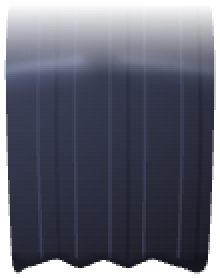
#> input picture examples/shuang/parts/bang_C.png, 110 x 139 px, given in place of key.png, which was not available (shown 2 times larger)
$ python layers.py ../../examples/shuang/parts/bang_C.png
#> lines starting #> are read from the running program, lines starting #| are printed output that depends on the picture; after the words box and inside, x2 and y2 are one past the last pixel; in counts of white or black regions, pixels touching at a corner belong together
"""米丫子 full body: generated layers -> keyed, registered RGBA on the key art canvas (gen/L_*.png) + report.

Layers come back either on green or already transparent; both are handled.  Registration = small search on scale and
shift against the key art, judged on the pixels both show.
"""
import json
import sys
from pathlib import Path

import numpy as np
from PIL import Image
from scipy import ndimage

HERE = Path(__file__).resolve().parent
GEN = HERE / "gen"
W, H = 941, 1672
SRC = {"key": "key.png", "torso": "torso_01.png", "legs": "legs_01.png", "arms": "arms_01.png", "head": "head_01.png", "fists": "fists_01.png", "blink": "blink_01.png", "talk": "talk_01.png", "apple": "apple_01.png"}


def despill(rgb):
    r, g, b = rgb[..., 0], rgb[..., 1], rgb[..., 2]
    out = rgb.copy()
    out[..., 1] = np.minimum(g, r - np.maximum(r - b, 0) * 0.25)
    return out


def bleed(rgb, a, r=4):
    w = (a > 0.9).astype(np.float32)
    num = ndimage.uniform_filter(rgb * w[..., None], size=(2 * r + 1, 2 * r + 1, 1))
    den = ndimage.uniform_filter(w, size=2 * r + 1)[..., None]
    est = np.where(den > 1e-3, num / np.maximum(den, 1e-3), rgb)
    return np.where((a < 0.9)[..., None], est, rgb)


def load(f):
#> called with f = 'key.png'
    im = Image.open(GEN / f)
#> im is the input picture: PIL image 110x139 RGBA; mean R, G, B, A 44.7, 47.7, 63.9, 191.9
    im = im.convert("RGBA").resize((W, H), Image.LANCZOS)
#> im: PIL image 941x1672 RGBA
    arr = np.asarray(im).astype(np.float32)
    rgb, al = arr[..., :3], arr[..., 3] / 255
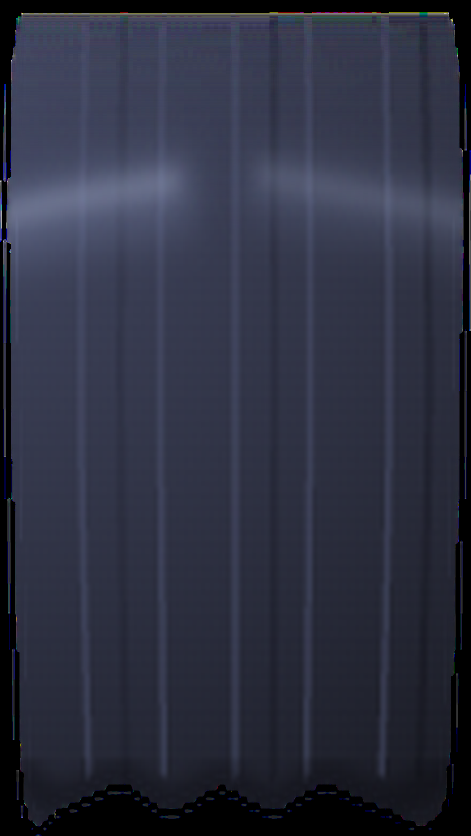
#> rgb: shape (1672, 941, 3) float32 (shown at 1/2 size); mean R, G, B 45.5, 48.5, 65.1
    if al.min() < 0.5:                                   # came back transparent
        a = al
        # drop faint specks / halos
        solid = a > 0.5
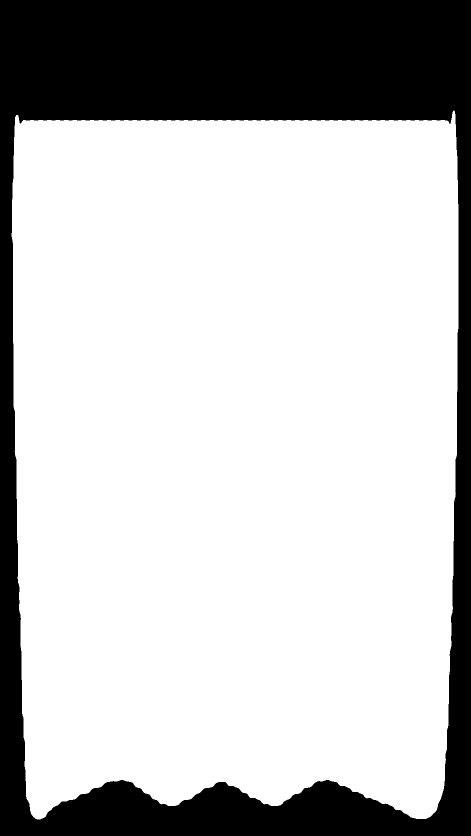
#> solid: shape (1672, 941) bool (shown at 1/2 size); 75.3% white; 1 black region, box (x1, y1, x2, y2) and area: (0, 0, 941, 1672) 389237
        lab, n = ndimage.label(solid)
#> n = 1
        if n:
            s = ndimage.sum(solid, lab, range(1, n + 1))
#> s = [1184115]
            keep = np.isin(lab, 1 + np.where(s >= max(80, s.max() * 0.002))[0])
            a = a * ndimage.binary_dilation(keep, iterations=2)
    else:                                                # green screen
        r, g, b = rgb[..., 0], rgb[..., 1], rgb[..., 2]
        bg = np.median(rgb[:6].reshape(-1, 3), 0)
        full = bg[1] - max(bg[0], bg[2])
        a = 1 - np.clip((g - np.maximum(r, b)) / max(full, 1), 0, 1)
        a = np.where(a < 0.06, 0, np.where(a > 0.94, 1, a))
        solid = a > 0.5
        lab, n = ndimage.label(solid)
        if n:
            s = ndimage.sum(solid, lab, range(1, n + 1))
            keep = np.isin(lab, 1 + np.where(s >= max(80, s.max() * 0.002))[0])
            a = a * ndimage.binary_dilation(keep, iterations=3)
        a3 = a[..., None]
        rgb = np.clip(np.where(a3 > 0.02, (rgb - (1 - a3) * bg) / np.maximum(a3, 0.02), rgb), 0, 255)
    rgb = despill(bleed(rgb, a))
#> in bleed, `w = (a > 0.9).astype(np.float32)`:
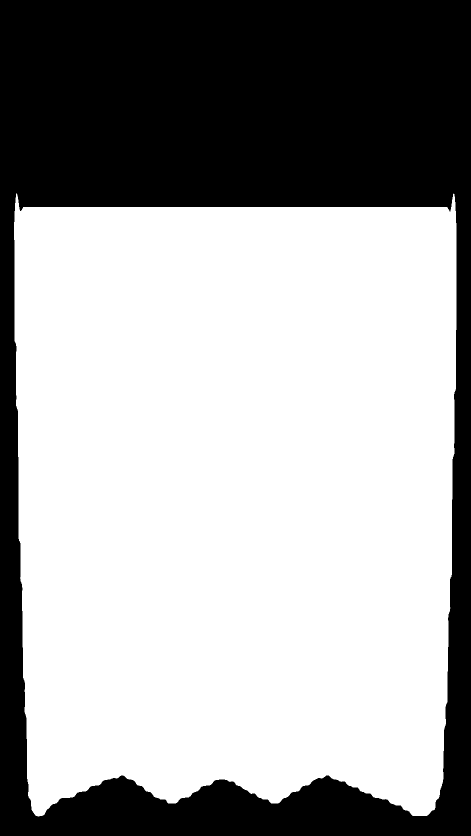
#> w: shape (1672, 941) float32 (shown at 1/2 size); values 0 (black) and 1 (white), 64.5% white; 1 black region, box (x1, y1, x2, y2) and area: (0, 0, 941, 1672) 559234
#> in bleed, `num = ndimage.uniform_filter(rgb * w[..., None], size=(2 * r + 1, 2 * ..`:
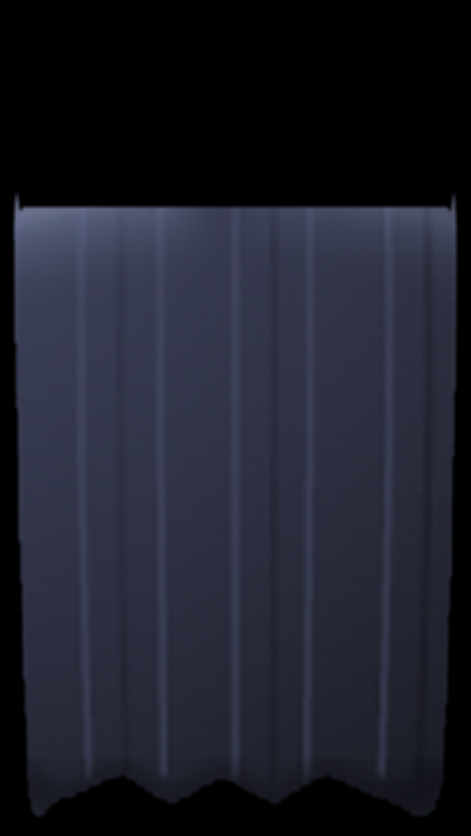
#> num: shape (1672, 941, 3) float32 (shown at 1/2 size); mean R, G, B 30, 32, 43.2
#> in despill, `r, g, b = rgb[..., 0], rgb[..., 1], rgb[..., 2]`:
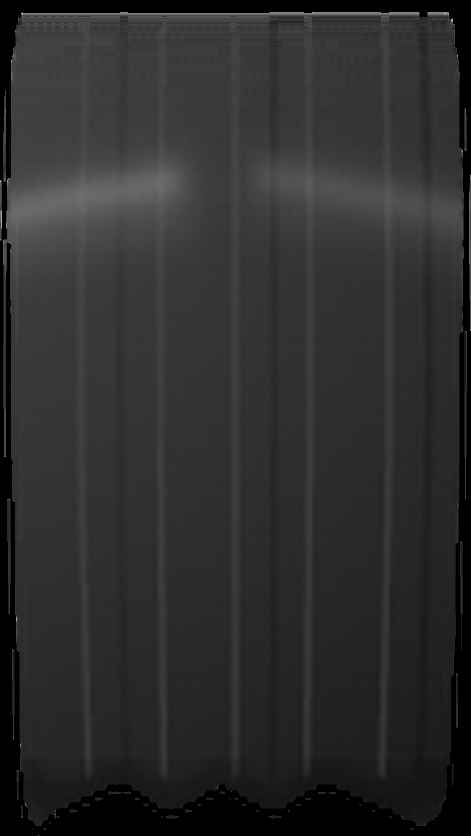
#> r: shape (1672, 941) float32 (shown at 1/2 size); min 0, max 255, mean 45.5
#> in despill, `r, g, b = rgb[..., 0], rgb[..., 1], rgb[..., 2]`:
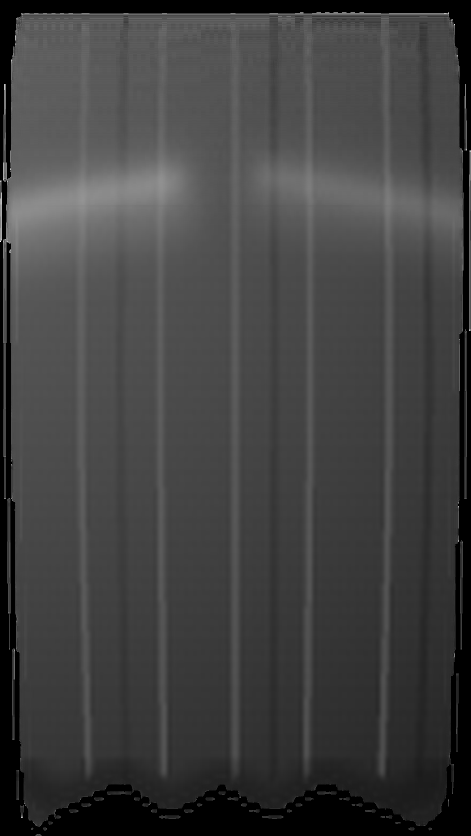
#> b: shape (1672, 941) float32 (shown at 1/2 size); min 0, max 255, mean 65.1
    return rgb, a


def warp(rgb, a, sc, dx, dy):
    im = Image.fromarray(np.clip(np.dstack([rgb, a * 255]), 0, 255).astype(np.uint8), "RGBA")
    cx, cy = W / 2, H / 2
    o = np.asarray(im.transform((W, H), Image.AFFINE, (1 / sc, 0, cx - (cx + dx) / sc, 0, 1 / sc, cy - (cy + dy) / sc), resample=Image.BICUBIC)).astype(np.float32)
    return o[..., :3], o[..., 3] / 255


def register(rgb, a, kr, ka):
    best = None
    S = 3
    for sc in (0.98, 0.99, 1.0, 1.01, 1.02):
        r2, a2 = warp(rgb, a, sc, 0, 0)
        for dy in range(-15, 16, 3):
            for dx in range(-15, 16, 3):
                rr = np.roll(np.roll(r2, dy, 0), dx, 1)[::S, ::S]
                aa = np.roll(np.roll(a2, dy, 0), dx, 1)[::S, ::S]
                m = (aa > 0.95) & (ka[::S, ::S] > 0.95)
                if m.sum() < 300:
                    continue
                e = float(np.abs(rr - kr[::S, ::S]).sum(-1)[m].mean())
                if best is None or e < best[0]:
                    best = (e, sc, dx, dy)
    e, sc, dx, dy = best
    for ddx in (-1, 0, 1):
        for ddy in (-1, 0, 1):
            r2, a2 = warp(rgb, a, sc, dx + ddx, dy + ddy)
            m = (a2 > 0.95) & (ka > 0.95)
            e2 = float(np.abs(r2 - kr).sum(-1)[m].mean())
            if e2 < best[0]:
                best = (e2, sc, dx + ddx, dy + ddy)
    return best


def main(names):
    kr, ka = load(SRC["key"])
    Image.fromarray(np.clip(np.dstack([kr, ka * 255]), 0, 255).astype(np.uint8), "RGBA").save(GEN / "L_key.png")
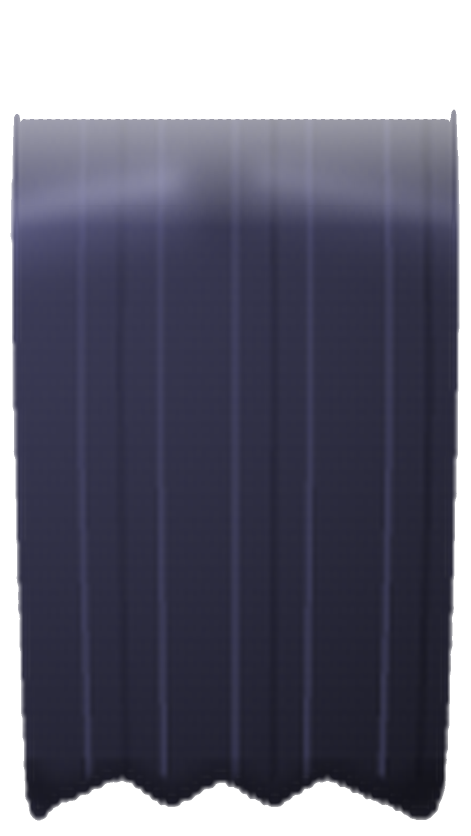
#> saved as L_key.png: PIL image 941x1672 RGBA (shown at 1/2 size); mean R, G, B, A 45.5, 45.4, 65.1, 183.9; transparent parts drawn white
    rep_f = HERE / "layers-report.json"
    rep = json.loads(rep_f.read_text()) if rep_f.is_file() else {}
    for n in names:
#> (the run stopped early here; a loop or call above may not have finished)

$ run again, on examples/shuang/parts/bang_L.png
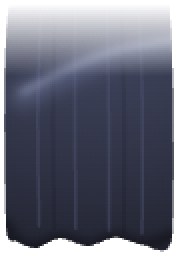
#> input picture examples/shuang/parts/bang_L.png, 89 x 128 px, given in place of key.png, which was not available (shown 2 times larger)
#> in load, im is the input picture: PIL image 89x128 RGBA; mean R, G, B, A 49.3, 52.7, 70.7, 190.8
#> im: PIL image 941x1672 RGBA
#> in load, `solid = a > 0.5`:
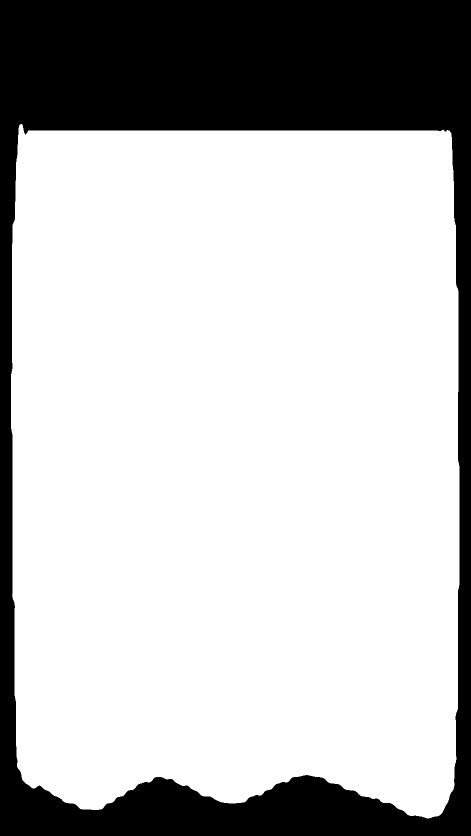
#> solid: shape (1672, 941) bool (shown at 1/2 size); 74.9% white; 1 black region, box (x1, y1, x2, y2) and area: (0, 0, 941, 1672) 395363
#> n = 1
#> s = [1177989]
#> w: shape (1672, 941) float32; values 0 (black) and 1 (white), 63% white; 1 black region, box (x1, y1, x2, y2) and area: (0, 0, 941, 1672) 581802
#> in main, `Image.fromarray(np.clip(np.dstack([kr, ka * 255]), 0, 255).astype(np.u..`:
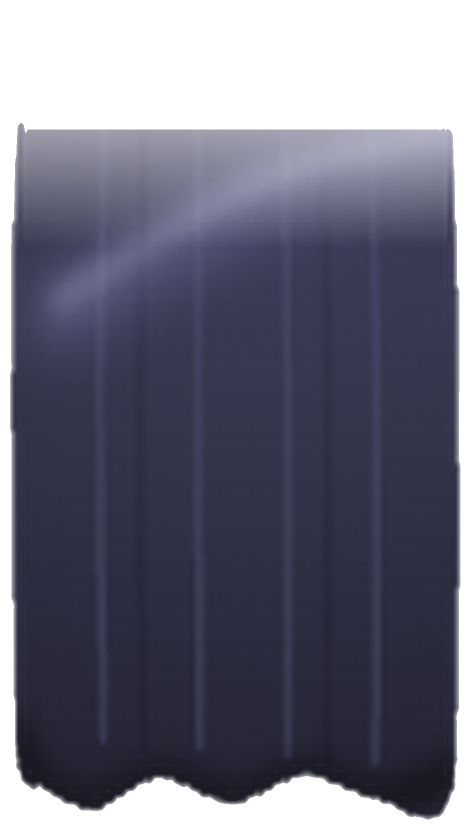
#> saved as L_key.png: PIL image 941x1672 RGBA (shown at 1/2 size); mean R, G, B, A 50.2, 50.2, 72.1, 182.1; transparent parts drawn white

$ run again, on examples/shuang/parts/bang_R.png
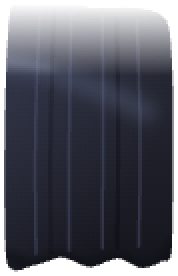
#> input picture examples/shuang/parts/bang_R.png, 89 x 138 px, given in place of key.png, which was not available (shown 2 times larger)
#> in load, im is the input picture: PIL image 89x138 RGBA; mean R, G, B, A 34.4, 36.4, 48.3, 193.7
#> im: PIL image 941x1672 RGBA
#> in load, `solid = a > 0.5`:
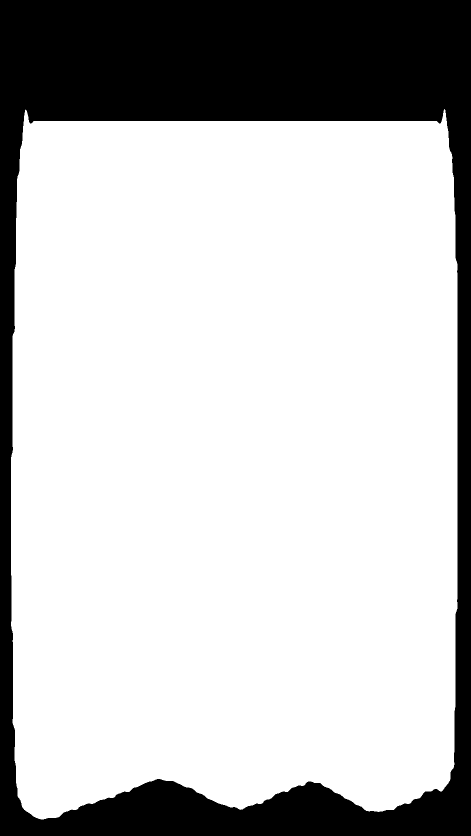
#> solid: shape (1672, 941) bool (shown at 1/2 size); 76.1% white; 1 black region, box (x1, y1, x2, y2) and area: (0, 0, 941, 1672) 376193
#> n = 1
#> s = [1197159]
#> w: shape (1672, 941) float32; values 0 (black) and 1 (white), 65.1% white; 1 black region, box (x1, y1, x2, y2) and area: (0, 0, 941, 1672) 549074
#> in main, `Image.fromarray(np.clip(np.dstack([kr, ka * 255]), 0, 255).astype(np.u..`:
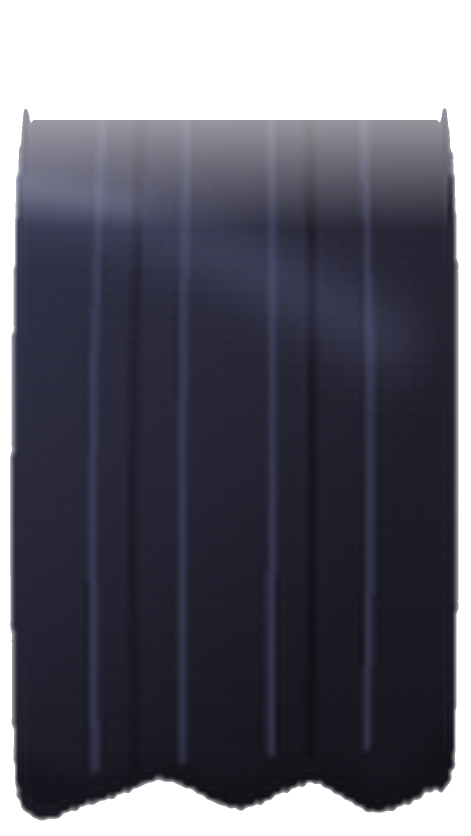
#> saved as L_key.png: PIL image 941x1672 RGBA (shown at 1/2 size); mean R, G, B, A 35, 34.9, 49.4, 185.9; transparent parts drawn white
